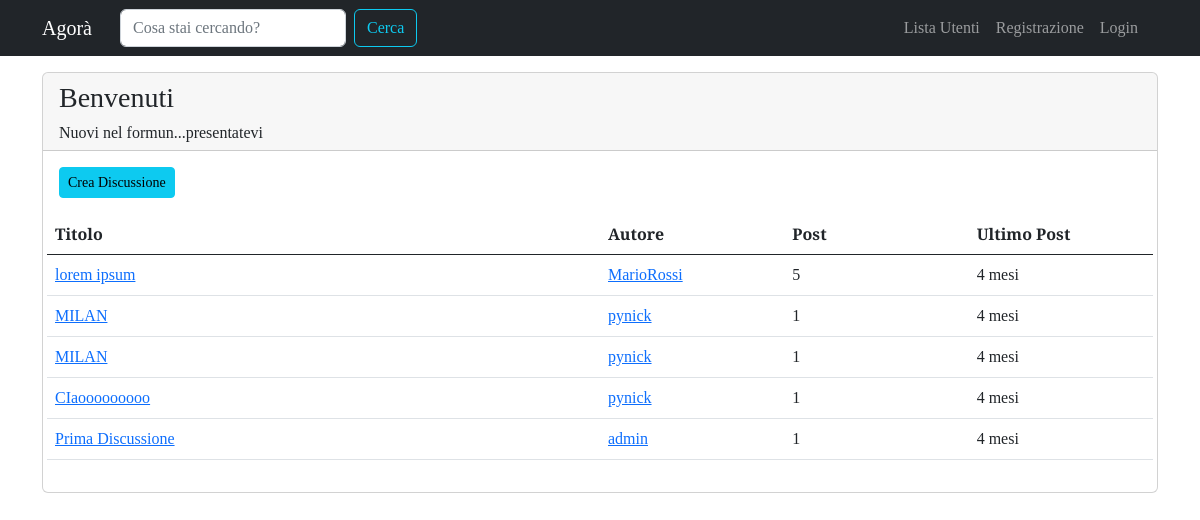
The app's page /forum/sezione/1/ with its own data.
### forum/models.py (models this page shows, shortened)
class Sezione(models.Model):
    nome_sezione = models.CharField(max_length=80)
    descrizione = models.CharField(max_length=150, blank=True, null=True)
    logo_sezione = models.ImageField(blank=True, null=True)
    class Meta:
        verbose_name = "Sezione"
        verbose_name_plural = "Sezioni"

class Discussione(models.Model):
    objects = None
    titolo = models.CharField(max_length=120)
    data_creazione = models.DateTimeField(auto_now_add=True)
    autore_discussione = models.ForeignKey(
        User, on_delete=models.CASCADE, related_name="discussioni"
    )
    sezione_appartenenza = models.ForeignKey(Sezione, on_delete=models.CASCADE)
    class Meta:
        verbose_name = "Discussione"
        verbose_name_plural = "Discussioni"
    def get_absolute_url(self):
        return reverse("visualizza_discussione", kwargs={"pk": self.pk})

class Post(models.Model):
    objects = None
    autore_post = models.ForeignKey(User, on_delete=models.CASCADE, related_name="posts")
    contenuto = models.TextField()
    data_creazione = models.DateTimeField(auto_now_add=True)
    discussione = models.ForeignKey(Discussione, on_delete=models.CASCADE)
    class Meta:
        verbose_name="Post"
        verbose_name_plural="Posts"

### forum/views.py (the view)
# urls.py: path("sezione/<int:pk>/",views.visualizza_sezione,name="sezione_view" ),
def visualizza_sezione(request, pk):
    sezione = get_object_or_404(Sezione, pk=pk)
    discussioni_sezione = Discussione.objects.filter(
        sezione_appartenenza=sezione).order_by("-data_creazione")
    context = {"sezione": sezione, "discussioni": discussioni_sezione}
    return render(request, "forum/singola_sezione.html", context)

### forum/templates/forum/singola_sezione.html (shortened to what this page needs)
{% extends 'base.html' %}
{% block content %}
<div class="card my-3">
    <div class="card-header">
        <h3>{{ sezione.nome_sezione }}</h3>
        <h6 class="card-text">{{ sezione.descrizione }}</h6>
    </div>
    <div class="card-body">
        <a class="btn btn-sm btn-info" href="{% url 'crea_discussione' pk=sezione.pk %}">Crea Discussione</a>
        <table class="table mt-3">
            <thead>
                <tr class="row">
                    <th class="col-lg-6 col-4">Titolo</th>
                    <th class="col-lg-2 col-3">Autore</th>
                    <th class="col-lg-2 col-2">Post</th>
                    <th class="col-lg-2 col-3">Ultimo Post</th>
                </tr>
            </thead>
            <tbody>
                <tr class="row">
                    {% for discussione in discussioni %}
                        <td class="col-lg-6 col-4">
                            <a href="{{ discussione.get_absolute_url }}">{{ discussione.titolo }}</a>
                        </td>
                        <td class="col-lg-2 col-3">
                            <a href="{% url 'user_profile' username=discussione.autore_discussione.username %}">{{ discussione.autore_discussione }}</a>
                        </td>
                        <td class="col-lg-2 col-2">{{ discussione.post_set.count }}</td>
                        <td class="col-lg-2 col-3">{{ discussione.post_set.last.data_creazione|timesince }}</td>
                    {% endfor %}
                </tr>
            </tbody>
        </table>
    </div>
</div>
{% endblock content %}

### templates/base.html (shortened to what this page needs)
{% load static %}
<!doctype html>
<html lang="it">
  <head>
    <link href="https://cdn.jsdelivr.net/npm/bootstrap@5.0.0/dist/css/bootstrap.min.css" rel="stylesheet"/>
    <link rel="stylesheet" href="{% static 'css/agora.css' %}" />
    <link href="https://cdn.jsdelivr.net/npm/bootstrap@5.2.2/dist/css/bootstrap.min.css" rel="stylesheet">
  </head>
  <body>
      <nav class="navbar navbar-expand-lg navbar-dark bg-dark">
          <div class="container" id="navbarSupportedContent">
              <a class="navbar-brand" href="/">Agorà</a>
              <div class="container">
                  <div class="collapse navbar-collapse" id="navbarSupportedContent">
                      <form class="d-flex" action="{% url 'funzione_cerca' %}">
                          <input name="q" class="form-control me-sm-2" type="search" placeholder="Cosa stai cercando?" aria-label="Search"/>
                          <button class="btn btn-outline-info" type="submit">Cerca</button>
                      </form>
                      <ul class="navbar-nav ms-auto">
                          <li class="nav-item">
                              <a class="nav-link" aria-current="page" href="{% url 'user_list' %}">Lista Utenti</a>
                          </li>
                          {% if request.user.is_authenticated %}
                          <li class="nav-item dropdown">
                            <a class="nav-link dropdown-toggle" href="#" id="navbarDropdown" role="button" data-bs-toggle="dropdown" aria-haspopup="true" aria-expanded="false">
                              {{ request.user.username }}
                            </a>
                            <div class="dropdown-menu" aria-labelledby="navbarDropdown">
                              <a class="dropdown-item" href="{% url 'user_profile' username=request.user.username %}">Profilo</a>
                              <a class="dropdown-item" href="{% url 'password_change' %}">Aggiorna Password</a>
                              <div class="dropdown-divider"></div>
                              <a class="dropdown-item" href="{% url 'logout' %}">Esci</a>
                            </div>
                          </li>
                          {% else %}
                          <li class="nav-item">
                            <a class="nav-link" href="{% url 'registration_view' %}">Registrazione</a>
                          </li>
                          <li class="nav-item">
                            <a class="nav-link" href="{% url 'login' %}">Login</a>
                          </li>
                          {% endif %}
                      </ul>
                  </div>
              </div>
        </div>
      </nav>
      <div class="container">
          {% block content %}
          {% endblock content %}
      </div>
  </body>
</html>

### static-storage/css/agora.css (style rules this page uses)
body { font-family: 'Slabo 27px', serif !important; }
a, a:hover { color: #17a2b8; }

### records on screen
Sezione: nome_sezione "Benvenuti", descrizione "Nuovi nel formun...presentatevi"
Discussione: titolo "lorem ipsum", autore_discussione "MarioRossi", post_set.count "5", post_set.last.data_creazione "4 mesi"
Discussione: titolo "MILAN", autore_discussione "pynick", post_set.count "1", post_set.last.data_creazione "4 mesi"
Discussione: titolo "MILAN", autore_discussione "pynick", post_set.count "1", post_set.last.data_creazione "4 mesi"
Discussione: titolo "CIaooooooooo", autore_discussione "pynick", post_set.count "1", post_set.last.data_creazione "4 mesi"
Discussione: titolo "Prima Discussione", autore_discussione "admin", post_set.count "1", post_set.last.data_creazione "4 mesi"
